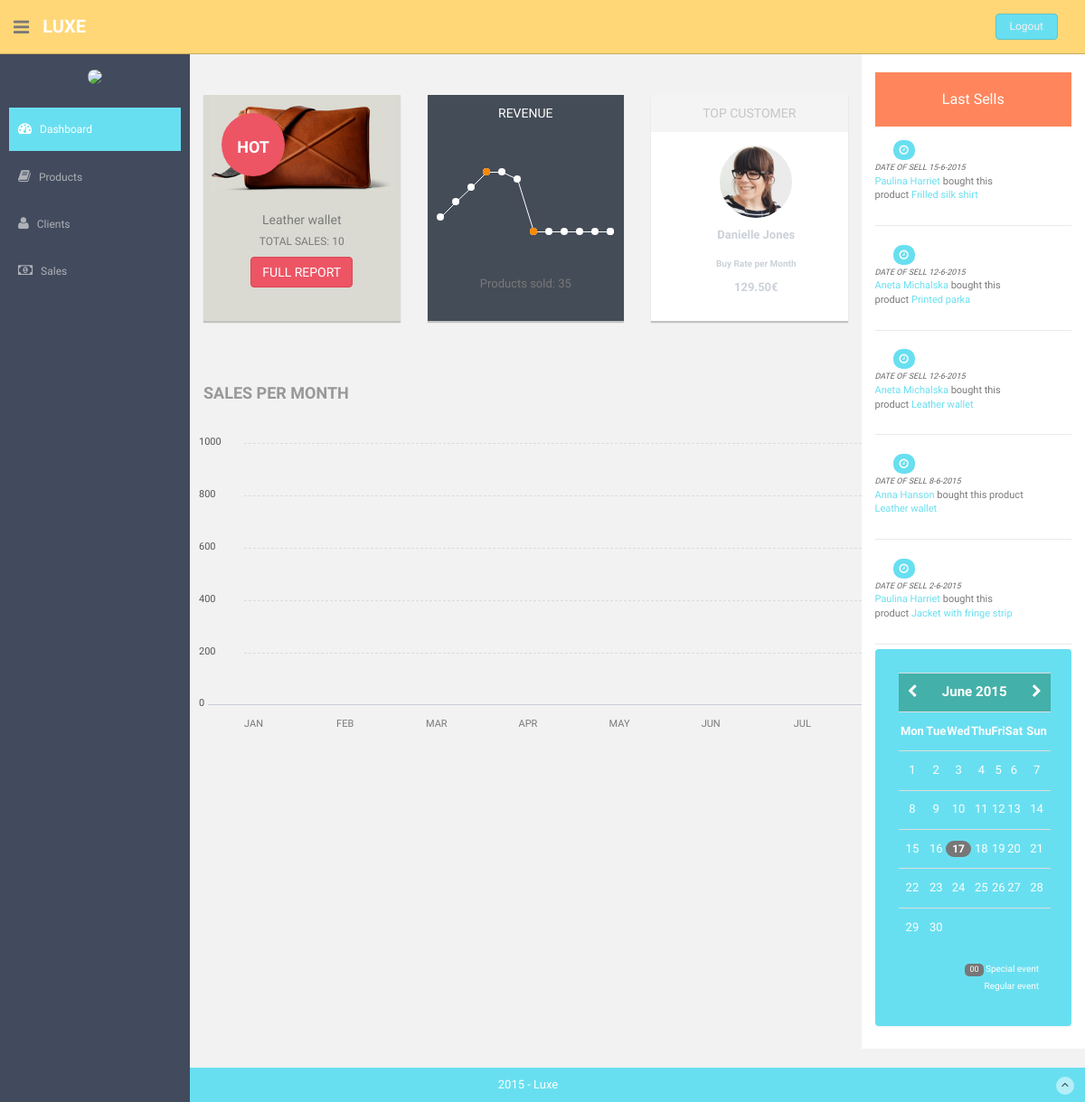
Screenshot of / (signed in) with the database file from the repository.
### tables this page shows
CREATE TABLE `Clients` (
  `ClientId` int(4) NOT NULL AUTO_INCREMENT,
  `ClientName` varchar(20) NOT NULL,
  `ClientSurname` varchar(20) NOT NULL,
  `ClientMail` varchar(30) NOT NULL,
  `ClientPhone` varchar(11) NOT NULL DEFAULT '',
  `ClientAddress` varchar(30) NOT NULL,
  `ClientBuyRate` double(7,2) NOT NULL,
  `ClientActive` enum('YES','NO') NOT NULL DEFAULT 'YES',
  PRIMARY KEY (`ClientId`),
  KEY `ClientId` (`ClientId`)
);

### functions.php (called while the page is built, shortened)
<?php
	function topUser(){
		$db = Database::connect();
		$db->setAttribute(PDO::ATTR_ERRMODE, PDO::ERRMODE_EXCEPTION);
		$stmt = $db->query('SELECT * from Clients WHERE ClientBuyRate=(SELECT MAX(ClientBuyRate) FROM Clients)');
		$result = $stmt->fetch(PDO::FETCH_ASSOC);
      return $result;
	}
	function topProduct(){
		$db = Database::connect();
		$db->setAttribute(PDO::ATTR_ERRMODE, PDO::ERRMODE_EXCEPTION);
		$stmt = $db->query('SELECT ProductsBySales.IdProduct, COUNT(IdProduct) as numberOfProd, Products.ProdName FROM ProductsBySales, Products Where Products.ProdID = ProductsBySales.IdProduct GROUP BY IdProduct ORDER BY COUNT(IdProduct) DESC');
		$result = $stmt->fetch(PDO::FETCH_ASSOC);
      return $result;
	}
	function fiveLastClients(){
		$db = Database::connect();
		$db->setAttribute(PDO::ATTR_ERRMODE, PDO::ERRMODE_EXCEPTION);
		$stmt = $db->query('SELECT Clients.ClientName, Clients.ClientSurname, DAY(Sales.SaleDate) as day, MONTH(Sales.SaleDate) as month, YEAR(Sales.SaleDate) as year
			FROM Clients, Sales, ProductsBySales
			WHERE Sales.`IdClient` = Clients.`ClientId`
			AND Sales.`SalesId` = ProductsBySales.`IdSale`
			ORDER BY `SaleDate` DESC LIMIT 5');
		return $stmt;
	}
	function fiveLastProducts(){
		$db = Database::connect();
		$db->setAttribute(PDO::ATTR_ERRMODE, PDO::ERRMODE_EXCEPTION);
		$stmt = $db->query('SELECT Products.`ProdName` FROM Products JOIN `ProductsBySales` ON Products.ProdId = ProductsBySales.IdProduct ORDER BY IdProductSale DESC LIMIT 0,5');
		return $stmt;
	}
	function totalProducts($month){
		$db = Database::connect();
		$db->setAttribute(PDO::ATTR_ERRMODE, PDO::ERRMODE_EXCEPTION);
		$stmt = $db->prepare('SELECT COUNT(*) as products FROM (SELECT IdProduct FROM ProductsBySales JOIN `Sales` WHERE ProductsBySales.IdSale = Sales.SalesId AND MONTH(`SaleDate`) = ?) as hello, Products WHERE hello.IdProduct = Products.ProdId');
		$stmt->execute(array($month));
		$result = $stmt->fetch(PDO::FETCH_ASSOC);
		if($result > 0){
			return $result;
		}else{
			return null;
		}
	}
	function getAllProd(){
		$db = Database::connect();
		$db->setAttribute(PDO::ATTR_ERRMODE, PDO::ERRMODE_EXCEPTION);
		$stmt = $db->query('SELECT COUNT(*) as ALLproducts FROM (SELECT IdProduct FROM ProductsBySales JOIN `Sales` WHERE ProductsBySales.IdSale = Sales.SalesId) as hello, Products WHERE hello.IdProduct = Products.ProdId');
		$result = $stmt->fetch(PDO::FETCH_ASSOC);
      return $result;
	}
?>

### index.php (the view, shortened to what this page needs)
<?php require_once 'functions.php';?>
<!DOCTYPE html>
<html lang="en">
  <head>
    <link href="assets/css/bootstrap.css" rel="stylesheet">
    <link href="assets/font-awesome/css/font-awesome.css" rel="stylesheet" />
    <link rel="stylesheet" type="text/css" href="assets/css/zabuto_calendar.css">
    <link rel="stylesheet" type="text/css" href="assets/js/gritter/css/jquery.gritter.css" />
    <link rel="stylesheet" type="text/css" href="assets/lineicons/style.css">
    <link href="assets/css/style.css" rel="stylesheet">
    <link href="assets/css/style-responsive.css" rel="stylesheet">
  </head>
  <body>
  <section id="container" >
      <header class="header black-bg">
              <div class="sidebar-toggle-box">
                  <div class="fa fa-bars tooltips" data-placement="right" data-original-title="Toggle Navigation"></div>
              </div>
            <a href="index.php" class="logo"><b>Luxe</b></a>
            <div class="top-menu">
            	<ul class="nav pull-right top-menu">
                    <li><a class="logout" href="login.php">Logout</a></li>
            	</ul>
            </div>
        </header>
      <aside>
          <div id="sidebar"  class="nav-collapse ">
              <ul class="sidebar-menu" id="nav-accordion">
              	  <p class="centered"><img src="assets/img/ui-juan.jpg" class="img-circle" width="60"></p>
                  <li class="mt">
                      <a class="active" id="dashboard" href="index.php">
                          <i class="fa fa-dashboard"></i>
                          <span>Dashboard</span>
                      </a>
                  </li>
                  <li class="sub-menu">
                      <a id="products" href="javascript:;" >
                          <i class="fa fa-book"></i>
                          <span>Products</span>
                      </a>
                  </li>
                  <li class="sub-menu">
                      <a id="products" href="javascript:;" >
                          <i class="fa fa-user"></i>
                          <span>Clients</span>
                      </a>
                  </li>
                  <li class="sub-menu">
                      <a href="sales.php">
                          <i class="fa fa-money"></i>
                          <span>Sales</span>
                      </a>
                  </li>
              </ul>
          </div>
      </aside>
      <section id="main-content">
          <section class="wrapper" id="wrapp">
              <div class="row">
                  <div class="col-lg-9 main-chart">
                      <div class="row mt">
								<div class="col-md-4 col-md-4">
									<div class="product-panel-2 pn">
										<div class="badge badge-hot">HOT</div>
										<img src="assets/img/product.jpg" width="200" alt="">
										<h5 class="mt"><?php $topP = topProduct();
													$prodName = $topP['ProdName'];
													echo $prodName;?></h5>
										<h6>TOTAL SALES: <?php $count = $topP['numberOfProd'];
											echo $count; ?></h6>
										<a class="btn btn-small btn-theme04" href="sales.php">FULL REPORT</a>
									</div>
								</div>
                      	<div class="col-md-4 col-sm-4 mb">
									<div class="darkblue-panel pn">
										<div class="darkblue-header">
											<h5>REVENUE</h5>
										</div>
										<?php
										$total = [];
										for($i = 0; $i < 12;$i++)
										{
											$total[$i] = totalProducts($i+1);
										}
										?>
										<div class="chart mt">
											<div class="sparkline" data-type="line" data-resize="true" data-height="75" data-width="90%" data-line-width="1" data-line-color="#fff" data-spot-color="#fff" data-fill-color="" data-highlight-line-color="#fff" data-spot-radius="4" data-data="[<?php
											for($j=0;$j<12;$j++){
												echo $total[$j]['products'];
												if($j!=11){
													echo ',';
												}
											}
											?>]"></div>
										</div>
										<p class="mt"><b></b><br/>Products sold: <?php $x = getAllProd(); echo $x['ALLproducts'];?></p>
									</div>
								</div>
								<div class="col-md-4 mb">
									<div class="white-panel pn">
										<div class="white-header">
											<h5>TOP CUSTOMER</h5>
										</div>
										<p><img src="assets/img/clients/fr-10.jpg" class="img-circle" width="80"></p>
										<p><b><?php $top = topUser();
													$name = $top['ClientName'];
													$surname = $top['ClientSurname'];
													$buyRate = $top['ClientBuyRate'];
													echo $name.' '.$surname;?></b></p>
										<div class="row">
											<div class="col-md-12">
												<p class="small mt">Buy Rate per Month</p>
												<p><?php echo $buyRate;?>€</p>
											</div>
										</div>
									</div>
								</div>
                    </div>
					<div class="row mt">
                      <div class="border-head">
                          <h3>SALES PER MONTH</h3>
                      </div>
                      <div class="custom-bar-chart">
                          <ul class="y-axis">
                              <li><span>1000</span></li>
                              <li><span>800</span></li>
                              <li><span>600</span></li>
                              <li><span>400</span></li>
                              <li><span>200</span></li>
                              <li><span>0</span></li>
                          </ul>
                          <div class="bar">
                              <div class="title">JAN</div>
                          </div>
                          <div class="bar ">
                              <div class="title">FEB</div>
                          </div>
                          <div class="bar ">
                              <div class="title">MAR</div>
                          </div>
                          <div class="bar ">
                              <div class="title">APR</div>
                          </div>
                          <div class="bar">
                              <div class="title">MAY</div>
                          </div>
                          <div class="bar ">
                              <div class="title">JUN</div>
                          </div>
                          <div class="bar">
                              <div class="title">JUL</div>
                          </div>
							  </div>
					</div>
                  </div>
                  <div class="col-lg-3 ds">
						<h3><a href="sales.php" style="color: white;">Last Sells</a></h3>
							 							 <?php
														 	$result = fiveLastClients();
														 	$result2 = fiveLastProducts();
															$i = array();
															$index = 0;
															$index2 = 0;
														 ?>
														 <?php foreach($result2 as $row){?>
							                        <?php $i[$index] = $row['ProdName'];
															$index++;?>
														  <?php } ?>
														 <?php foreach($result as $row){?>
							                        <div class="desc">
							                       		<div class="thumb">
							                       			<span class="badge bg-theme"><i class="fa fa-clock-o"></i></span>
							                       		</div>
							                       		<div class="details">
							                       			<p><muted>Date of sell <?php echo $row['day'].'-'.$row['month'].'-'.$row['year'];?></muted><br/>
							                       		  		<a><?php echo $row['ClientName'].' '.$row['ClientSurname'];?></a> bought this product <a><?php echo $i[$index2];?></a><br/>
							                       			</p>
							                       		</div>
							                       </div>
														  <?php $index2++;
													  		} ?>
                        <div id="calendar" class="mb">
                            <div class="panel green-panel no-margin">
                                <div class="panel-body">
                                    <div id="my-calendar"></div>
                                </div>
                            </div>
                        </div>
                  </div>
              </div>
          </section>
      </section>
      <footer class="site-footer">
          <div class="text-center">
              2015 - Luxe
              <a href="index.php#" class="go-top">
                  <i class="fa fa-angle-up"></i>
              </a>
          </div>
      </footer>
  </section>
  </body>
</html>

### assets/css/style-responsive.css (style rules this page uses)
@media (min-width: 980px) { .custom-bar-chart { margin-bottom: 40px; } }

### rows the page displays
clients: ClientName "Danielle", ClientSurname "Jones", ClientBuyRate "129.50"
clients: day "15", month "6", year "2015", ClientName "Paulina", ClientSurname "Harriet", index2 "Frilled silk shirt", day "2", index2 "Jacket with fringe strip"
clients: day "12", month "6", year "2015", ClientName "Aneta", ClientSurname "Michalska", index2 "Printed parka", index2 "Leather wallet"
clients: day "8", month "6", year "2015", ClientName "Anna", ClientSurname "Hanson", index2 "Leather wallet"

### other values shown
$prodName "Leather wallet"
$count "10"
$x['ALLproducts'] "35"
